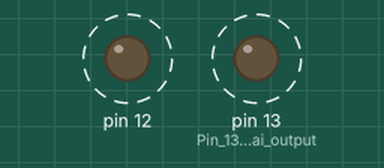
The sketch below on a simulated Arduino Uno, built with avr-gcc and run on an emulated ATmega328P. On the bench: output pins drawn as LEDs (lit = HIGH). Dashed ring = blinking.

Above: at 0.2 s.
Timing chart, 0 to 4.6 s (numbered marks = the images above):
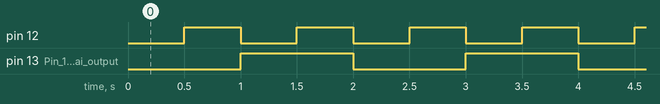

The sketch:

modul6_timermodiv.ino
```cpp
#include <Arduino.h>
unsigned long previousMillis1 = 0; // waktu terakhir LED berubah
const long interval1 = 1000; // interval kedip: 1000 ms
bool ledState1 = false; // status LED saat ini

unsigned long previousMillis2 = 0; // waktu terakhir LED berubah
const long interval2 = 500; // interval kedip: 1000 ms
bool ledState2 = false; // status LED saat ini

void setup() {
  pinMode(13, OUTPUT); // Pin 13 sebagai output
  pinMode(12, OUTPUT);
}

void loop() {
 // Ambil waktu saat ini
  unsigned long currentMillis = millis();
 // Cek apakah sudah melewati interval
  if(currentMillis - previousMillis1 >= interval1) {
    previousMillis1 = currentMillis; // simpan waktu terakhir
    ledState1 = !ledState1; // toggle status LED
    digitalWrite(13, ledState1); // tulis ke pin LED
  }

  if(currentMillis - previousMillis2 >= interval2) {
    previousMillis2 = currentMillis; // simpan waktu terakhir
    ledState2 = !ledState2; // toggle status LED
    digitalWrite(12, ledState2); // tulis ke pin LED
  }
}
```

Measured:
- by itself, pin 12: alternates HIGH for 0.50 s and LOW for 0.50 s
- by itself, pin 13 (Pin_13_sebagai_output): alternates HIGH for 1.0 s and LOW for 1.0 s
- by itself, everything shown: repeats every 2.0 s, in 4 steps
